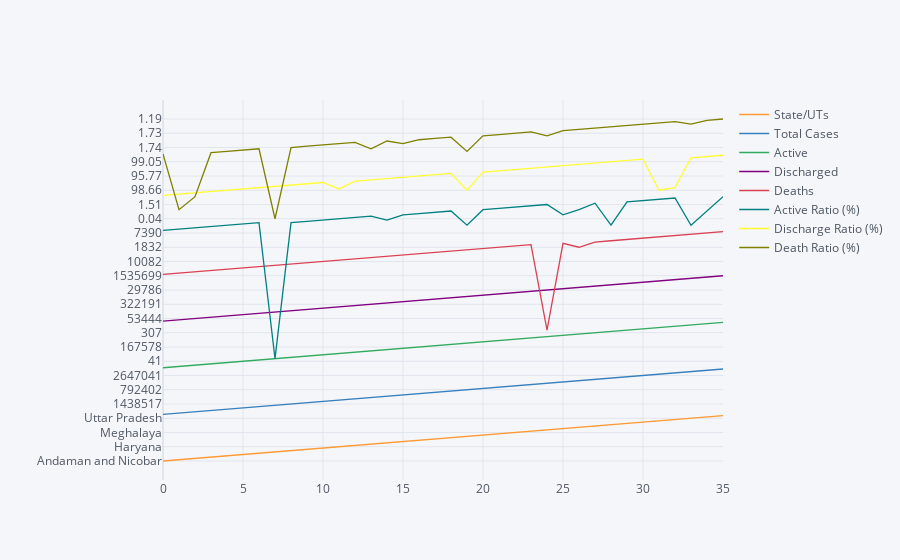

Write notebook code for a chart like this one.
### Markdown cell above
#### The basic overview of all the patameters on single graph

### Code cell
df.iplot()

### Figure 1 — Plotly figure (JSON) as saved in the notebook; plotly's stock layout.template omitted (floating-point values rounded to 4 significant figures)
{"data": [{"line": {"color": "rgba(255, 153, 51, 1.0)", "dash": "solid", "shape": "linear", "width": 1.3}, "mode": "lines", "name": "State/UTs", "text": "", "type": "scatter", "x": [0, 1, 2, 3, 4, 5, 6, 7, 8, 9, 10, 11, 12, 13, 14, 15, 16, 17, 18, 19, 20, 21, 22, 23, 24, 25, 26, 27, 28, 29, 30, 31, 32, 33, 34, 35], "y": ["Andaman and Nicobar", "Andhra Pradesh", "Arunachal Pradesh", "Assam", "Bihar", "Chandigarh", "Chhattisgarh", "Dadra and Nagar Haveli and Daman and Diu", "Delhi", "Goa", "Gujarat", "Haryana", "Himachal Pradesh", "Jammu and Kashmir", "Jharkhand", "Karnataka", "Kerala", "Ladakh", "Lakshadweep", "Madhya Pradesh", "Maharashtra", "Manipur", "Meghalaya", "Mizoram", "Nagaland", "Odisha", "Puducherry", "Punjab", "Rajasthan", "Sikkim", "Tamil Nadu", "Telengana", "Tripura", "Uttar Pradesh", "Uttarakhand", "West Bengal"]}, {"line": {"color": "rgba(55, 128, 191, 1.0)", "dash": "solid", "shape": "linear", "width": 1.3}, "mode": "lines", "name": "Total Cases", "text": "", "type": "scatter", "visible": true, "x": [0, 1, 2, 3, 4, 5, 6, 7, 8, 9, 10, 11, 12, 13, 14, 15, 16, 17, 18, 19, 20, 21, 22, 23, 24, 25, 26, 27, 28, 29, 30, 31, 32, 33, 34, 35], "y": [7600, 2039529, 54126, 598423, 725901, 65188, 1005094, 10670, 1438517, 175583, 825737, 770746, 217140, 328069, 348125, 2968543, 4524158, 20737, 10359, 792402, 6524498, 118673, 79667, 81460, 30907, 1020754, 125517, 601323, 954263, 30971, 2647041, 663662, 83905, 1709680, 343393, 1562173]}, {"line": {"color": "rgba(50, 171, 96, 1.0)", "dash": "solid", "shape": "linear", "width": 1.3}, "mode": "lines", "name": "Active", "text": "", "type": "scatter", "x": [0, 1, 2, 3, 4, 5, 6, 7, 8, 9, 10, 11, 12, 13, 14, 15, 16, 17, 18, 19, 20, 21, 22, 23, 24, 25, 26, 27, 28, 29, 30, 31, 32, 33, 34, 35], "y": [13, 14388, 410, 4984, 69, 41, 297, 0, 379, 810, 133, 340, 1616, 1461, 55, 14386, 167578, 138, 8, 96, 45229, 2183, 1896, 15140, 467, 4947, 867, 307, 91, 654, 16984, 4991, 346, 194, 267, 7810]}, {"line": {"color": "rgba(128, 0, 128, 1.0)", "dash": "solid", "shape": "linear", "width": 1.3}, "mode": "lines", "name": "Discharged", "text": "", "type": "scatter", "x": [0, 1, 2, 3, 4, 5, 6, 7, 8, 9, 10, 11, 12, 13, 14, 15, 16, 17, 18, 19, 20, 21, 22, 23, 24, 25, 26, 27, 28, 29, 30, 31, 32, 33, 34, 35], "y": [7458, 2011063, 53444, 587632, 716173, 64329, 991234, 10666, 1413053, 171478, 815522, 760598, 211871, 322191, 342937, 2916530, 4332897, 20392, 10300, 781789, 6340723, 114658, 76391, 66057, 29786, 1007666, 122818, 584517, 945218, 29937, 2594697, 654765, 82750, 1686599, 335736, 1535699]}, {"line": {"color": "rgba(219, 64, 82, 1.0)", "dash": "solid", "shape": "linear", "width": 1.3}, "mode": "lines", "name": "Deaths", "text": "", "type": "scatter", "x": [0, 1, 2, 3, 4, 5, 6, 7, 8, 9, 10, 11, 12, 13, 14, 15, 16, 17, 18, 19, 20, 21, 22, 23, 24, 25, 26, 27, 28, 29, 30, 31, 32, 33, 34, 35], "y": [129, 14078, 272, 5807, 9659, 818, 13563, 4, 25085, 3295, 10082, 9808, 3653, 4417, 5133, 37627, 23683, 207, 51, 10517, 138546, 1832, 1380, 263, 654, 8141, 1832, 16499, 8954, 380, 35360, 3906, 809, 22887, 7390, 18664]}, {"line": {"color": "rgba(0, 128, 128, 1.0)", "dash": "solid", "shape": "linear", "width": 1.3}, "mode": "lines", "name": "Active Ratio (%)", "text": "", "type": "scatter", "visible": true, "x": [0, 1, 2, 3, 4, 5, 6, 7, 8, 9, 10, 11, 12, 13, 14, 15, 16, 17, 18, 19, 20, 21, 22, 23, 24, 25, 26, 27, 28, 29, 30, 31, 32, 33, 34, 35], "y": [0.17, 0.71, 0.76, 0.83, 0.01, 0.06, 0.03, 0, 0.03, 0.46, 0.02, 0.04, 0.74, 0.45, 0.02, 0.48, 3.7, 0.67, 0.08, 0.01, 0.69, 1.84, 2.38, 18.59, 1.51, 0.48, 0.69, 0.05, 0.01, 2.11, 0.64, 0.75, 0.41, 0.01, 0.08, 0.5]}, {"line": {"color": "rgba(255, 255, 51, 1.0)", "dash": "solid", "shape": "linear", "width": 1.3}, "mode": "lines", "name": "Discharge Ratio (%)", "text": "", "type": "scatter", "x": [0, 1, 2, 3, 4, 5, 6, 7, 8, 9, 10, 11, 12, 13, 14, 15, 16, 17, 18, 19, 20, 21, 22, 23, 24, 25, 26, 27, 28, 29, 30, 31, 32, 33, 34, 35], "y": [98.13, 98.6, 98.74, 98.2, 98.66, 98.68, 98.62, 99.96, 98.23, 97.66, 98.76, 98.68, 97.57, 98.21, 98.51, 98.25, 95.77, 98.34, 99.43, 98.66, 97.18, 96.62, 95.89, 81.09, 96.37, 98.72, 97.85, 97.21, 99.05, 96.66, 98.02, 98.66, 98.62, 98.65, 97.77, 98.31]}, {"line": {"color": "rgba(128, 128, 0, 1.0)", "dash": "solid", "shape": "linear", "width": 1.3}, "mode": "lines", "name": "Death Ratio (%)", "text": "", "type": "scatter", "x": [0, 1, 2, 3, 4, 5, 6, 7, 8, 9, 10, 11, 12, 13, 14, 15, 16, 17, 18, 19, 20, 21, 22, 23, 24, 25, 26, 27, 28, 29, 30, 31, 32, 33, 34, 35], "y": [1.7, 0.69, 0.5, 0.97, 1.33, 1.25, 1.35, 0.04, 1.74, 1.88, 1.22, 1.27, 1.68, 1.35, 1.47, 1.27, 0.52, 1, 0.49, 1.33, 2.12, 1.54, 1.73, 0.32, 2.12, 0.8, 1.46, 2.74, 0.94, 1.23, 1.34, 0.59, 0.96, 1.34, 2.15, 1.19]}], "layout": {"autosize": true, "legend": {"bgcolor": "#F5F6F9", "font": {"color": "#4D5663"}}, "paper_bgcolor": "#F5F6F9", "plot_bgcolor": "#F5F6F9", "title": {"font": {"color": "#4D5663"}}, "xaxis": {"autorange": true, "gridcolor": "#E1E5ED", "range": [0, 35], "showgrid": true, "tickfont": {"color": "#4D5663"}, "title": {"font": {"color": "#4D5663"}, "text": ""}, "type": "linear", "zerolinecolor": "#E1E5ED"}, "yaxis": {"autorange": true, "gridcolor": "#E1E5ED", "range": [-14.67, 278.7], "showgrid": true, "tickfont": {"color": "#4D5663"}, "title": {"font": {"color": "#4D5663"}, "text": ""}, "type": "category", "zerolinecolor": "#E1E5ED"}}}
